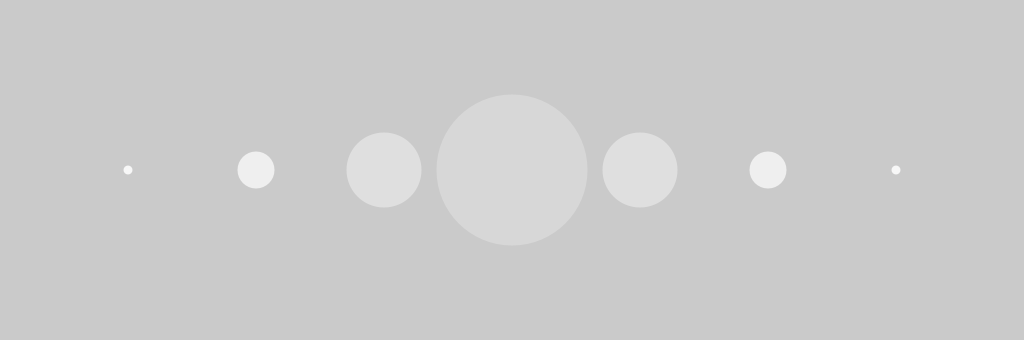
Frame 1 (no input)
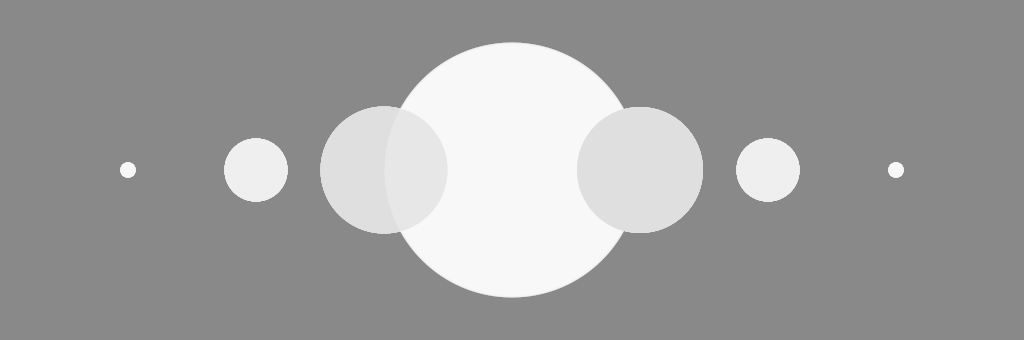
Frame 60 (the mouse pressed at the canvas centre just before this capture)
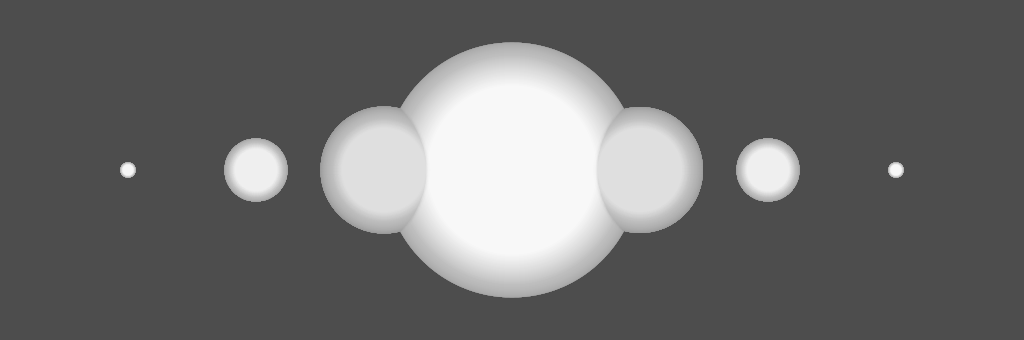
Frame 120 (the mouse held since frame 60 and released just before this capture)

The Processing sketch that drew these frames (run headless with seeded random() and noise(); from frame 60 on, the mouse is pressed at the canvas centre):

// Processing sketch: ANI2012H22_FadingBall5
// ── ANI2012H22_FadingBall5.pde
// ANI2012H22_FadingBall5.pde
// Animation de plusieurs boules lumineuses avec mouvement oscillatoire.
// Chaque instance est stockée dans une liste et est un descendant d'une hiérarchie de classes.
// Les classes sont définies directement dans le fichier où elles sont utilisées.

// classe de type Entity, la racine de l'hiérarchie de classes
class Entity
{
  float positionX;
  float positionY;

  float radius;

  Entity(float x, float y, float r)
  {
    positionX = x;
    positionY = y;

    radius = r;
  }

  void update(){}

  void render(){}
}

// classe de type Ball, qui hérite de Entity, et dont hérite FadingBall
class Ball extends Entity
{
  color colorFill;

  Ball(float x, float y, float r, color c)
  {
    super(x, y, r);
    colorFill = c;
  }

  void update()
  {
    super.update();
  }

  void render()
  {
    super.update();
    fill(colorFill);
  }
}

// classe de type FadingBall, qui hérite de Ball, qui elle hérite de Entity
class FadingBall extends Ball
{
  color colorFill;

  float oscillation;

  FadingBall(float x, float y, float r, color c)
  {
    super(x,y,r,c);
  }

  void update()
  {
    super.update();
    radius = oscillation;
  }

  void render()
  {
    super.render();
    ellipse(positionX, positionY, radius, radius);
  }
}

// paramètre
int period = 5000;

// variables
int index;

float centerX;
float centerY;

ArrayList<FadingBall> list;

void setup()
{
  size(1024, 340);

  centerX = width / 2.0f;
  centerY = height / 2.0f;

  noStroke();

  list = new ArrayList<FadingBall>();

  list.add(new FadingBall(centerX - 384, centerY, 8,   color(255 - 8)));
  list.add(new FadingBall(centerX - 256, centerY, 32,  color(255 - 16)));
  list.add(new FadingBall(centerX - 128, centerY, 64,  color(255 - 32)));
  list.add(new FadingBall(centerX,       centerY, 128, color(255,  64)));
  list.add(new FadingBall(centerX + 128, centerY, 64,  color(255 - 32)));
  list.add(new FadingBall(centerX + 256, centerY, 32,  color(255 - 16)));
  list.add(new FadingBall(centerX + 384, centerY, 8,   color(255 - 8)));
}

void draw()
{
  fade(2);

  list.get(0).oscillation = 8   + int(oscillate(millis(), 8,   period));
  list.get(1).oscillation = 32  + int(oscillate(millis(), 32,  period));
  list.get(2).oscillation = 64  + int(oscillate(millis(), 64,  period));
  list.get(3).oscillation = 128 + int(oscillate(millis(), 128, period));
  list.get(4).oscillation = 64  + int(oscillate(millis(), 63,  period));
  list.get(5).oscillation = 32  + int(oscillate(millis(), 32,  period));
  list.get(6).oscillation = 8   + int(oscillate(millis(), 8,   period));

  for (index = 0; index < list.size(); ++index)
  {
    list.get(index).update();
    list.get(index).render();
  }
}

void fade(float decay)
{
  fill(0, decay);
  rect(0, 0, width, height);
}

float oscillate(float time, float amplitude, float period)
{
  return amplitude * sin(time * 2 * PI / period);
}
